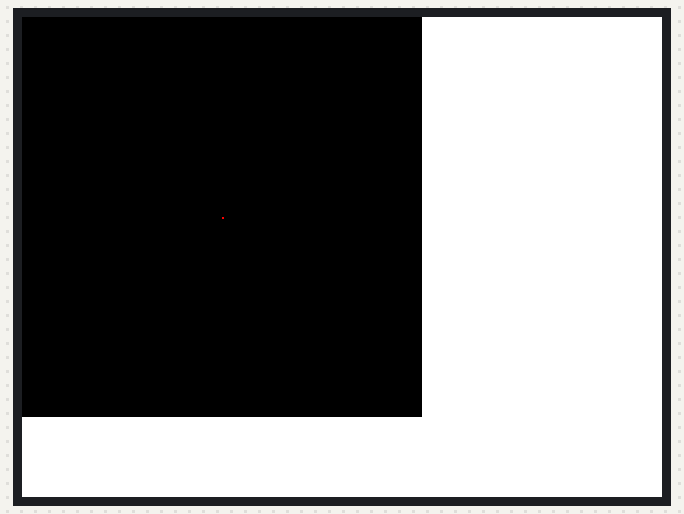
Bench run of a sketch on a simulated Arduino Uno, built with avr-gcc and run on an emulated ATmega328P. On the bench: 320×240 colour display. What the sketch prints to the serial monitor is not drawn.

Above: at 0.39 s.

The sketch:

ILI9325_1px.ino
```cpp
//
// ILI9325_1px.ino - for ILI9325 LCD display module.
//
#include <Adafruit_GFX.h>
#include <Adafruit_TFTLCD.h>

Adafruit_TFTLCD tft(A3, A2, A1, A0, A4);

int frame_count = 0;
uint16_t colors[] = {0xF800, 0x07E0, 0x001F, 0x0000};

void setup(void) {
  Serial.begin(9600);
  Serial.println(F("1px - ILI9325 version"));

  tft.reset();

  uint16_t identifier = tft.readID();
  tft.begin(identifier);
  Serial.print("identifier=");
  Serial.println(identifier, HEX);

  tft.setRotation(3); // 0-3
  tft.fillScreen(0xFFFF);
  tft.fillRect(0, 0, 200, 200, 0x0000);
}

void loop(void) {
  tft.drawPixel(100, 100, colors[frame_count % 4]);
  delay(250);
  frame_count ++;
}
```
